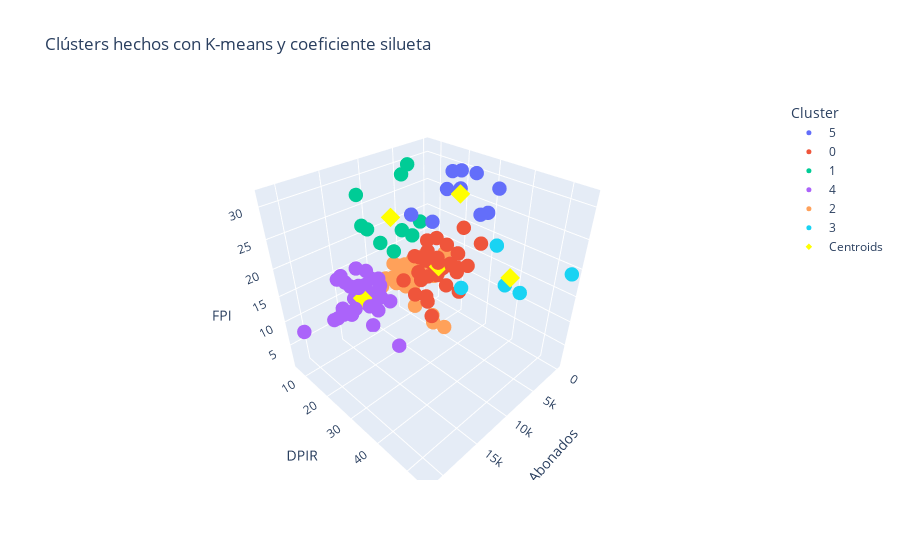

The notebook cell saved with this chart:
### Code cell
fig = px.scatter_3d(data_kmeans_sil, x="Abonados", y="DPIR", z="FPI", color="Cluster", 
                    title='Clústers hechos con K-means y coeficiente silueta')
fig.add_trace(go.Scatter3d(
    x=centers[:, 0],
    y=centers[:, 1],
    z=centers[:, 2],
    mode='markers',
    marker=dict(size=20, color='yellow',symbol='diamond'),
    name='Centroids'
))

fig.update_traces(
    textfont=dict(
        family="Arial",
        size=15,
        color="crimson"  
    ),
    marker=dict(
        size=5,
    )
)
fig.show()

### Figure 1 — Plotly figure (JSON) as saved in the notebook; plotly's stock layout.template omitted (floating-point values rounded to 4 significant figures)
{"data": [{"hovertemplate": "Cluster=5<br>Abonados=%{x}<br>DPIR=%{y}<br>FPI=%{z}<extra></extra>", "legendgroup": "5", "marker": {"color": "#636efa", "size": 5, "symbol": "circle"}, "mode": "markers", "name": "5", "scene": "scene", "showlegend": true, "textfont": {"color": "crimson", "family": "Arial", "size": 15}, "type": "scatter3d", "x": [3756, 7039, 9777, 1012, 6181, 1659, 2762, 2883, 1210, 797], "y": [32.73, 23.86, 22.96, 20.86, 39.04, 34.12, 28.96, 24.41, 18.18, 15.53], "z": [25.97, 24.46, 26.82, 29.87, 28.81, 29.52, 31.47, 28.25, 29.36, 25.61]}, {"hovertemplate": "Cluster=0<br>Abonados=%{x}<br>DPIR=%{y}<br>FPI=%{z}<extra></extra>", "legendgroup": "0", "marker": {"color": "#EF553B", "size": 5, "symbol": "circle"}, "mode": "markers", "name": "0", "scene": "scene", "showlegend": true, "textfont": {"color": "crimson", "family": "Arial", "size": 15}, "type": "scatter3d", "x": [2230, 8644, 6590, 4508, 2496, 5375, 5860, 10473, 6279, 8056, 292, 9000, 12534, 3937, 8121, 7065, 5310, 2685, 9574, 7199, 5556, 483, 4251, 4465, 2756, 3315, 603, 4801, 6226, 2955, 4424, 3952, 2386, 6121, 342], "y": [26.88, 21.12, 18.63, 16.45, 15.52, 15.24, 31.11, 30.16, 29.1, 28.18, 27.54, 26.6, 26.49, 26.44, 26.21, 25.81, 25.42, 24.13, 23.3, 22, 21.82, 21.52, 20.48, 20.08, 20.04, 19.91, 19.9, 17.12, 16.71, 16.68, 15.26, 16.61, 20.74, 19.95, 19.93], "z": [14.23, 18.52, 11.76, 15.82, 17.06, 14.7, 12.69, 18.52, 17.48, 18.88, 17.7, 11.5, 18.08, 17.65, 7.63, 18.54, 11.82, 16.21, 12.3, 9.75, 13.55, 19.44, 13.62, 11.79, 16.99, 12.5, 9.85, 16.09, 12.6, 12.88, 13.47, 13.15, 13.05, 19.7, 10.59]}, {"hovertemplate": "Cluster=1<br>Abonados=%{x}<br>DPIR=%{y}<br>FPI=%{z}<extra></extra>", "legendgroup": "1", "marker": {"color": "#00cc96", "size": 5, "symbol": "circle"}, "mode": "markers", "name": "1", "scene": "scene", "showlegend": true, "textfont": {"color": "crimson", "family": "Arial", "size": 15}, "type": "scatter3d", "x": [8573, 10355, 4980, 11976, 10556, 12032, 5610, 8198, 4772, 4777], "y": [16.38, 12.33, 11.47, 9.81, 7.76, 8.93, 16.17, 11.82, 7.15, 9.64], "z": [22.06, 19.72, 17.98, 23.1, 21.24, 28.17, 22.05, 16.71, 28.31, 30.43]}, {"hovertemplate": "Cluster=4<br>Abonados=%{x}<br>DPIR=%{y}<br>FPI=%{z}<extra></extra>", "legendgroup": "4", "marker": {"color": "#ab63fa", "size": 5, "symbol": "circle"}, "mode": "markers", "name": "4", "scene": "scene", "showlegend": true, "textfont": {"color": "crimson", "family": "Arial", "size": 15}, "type": "scatter3d", "x": [17327, 11346, 14986, 9650, 17360, 11155, 10659, 9407, 14980, 12650, 11528, 11110, 13469, 14855, 12604, 12575, 13457, 15918, 18025, 12545, 21394, 11267, 9973, 10672, 15594, 13481, 10878, 9220, 11162, 16997, 11889, 11815, 15517, 12512], "y": [15.63, 13.36, 13.16, 13.02, 12.74, 9.36, 9.01, 8.21, 7.98, 7.63, 7.63, 7.27, 6.76, 9.32, 7.8, 17.46, 14.93, 14.37, 13.35, 11.56, 11.16, 10.92, 9.1, 8.82, 8.25, 8, 7.7, 7.02, 20.1, 14.3, 13.8, 12.32, 17.34, 9.36], "z": [11.52, 11.62, 9.98, 7.54, 9.76, 12.38, 7.91, 9.37, 15.01, 14.9, 10.75, 13.32, 11.5, 14.05, 11.35, 12.04, 9.96, 9.94, 10.16, 8.4, 9.72, 9.76, 8.6, 8.12, 14.83, 9.32, 1.02, 10.35, 1.11, 12, 7.5, 8.1, 15.95, 9.99]}, {"hovertemplate": "Cluster=2<br>Abonados=%{x}<br>DPIR=%{y}<br>FPI=%{z}<extra></extra>", "legendgroup": "2", "marker": {"color": "#FFA15A", "size": 5, "symbol": "circle"}, "mode": "markers", "name": "2", "scene": "scene", "showlegend": true, "textfont": {"color": "crimson", "family": "Arial", "size": 15}, "type": "scatter3d", "x": [834, 6212, 4855, 779, 4929, 445, 5287, 4722, 3726, 1, 3034, 3904, 1305, 135, 1436, 8859, 6414, 7901, 2807, 2645, 6315, 6768, 5516, 3909, 7153, 5279, 6281, 2168, 5940, 4984, 2964, 4782, 4571, 5149, 4036, 6663, 5252, 8536, 6370], "y": [12.83, 10.99, 10.87, 10.51, 8.42, 8.17, 7.17, 6.72, 6.61, 6.56, 6.35, 11.51, 10.15, 13.9, 8.45, 7.51, 6.63, 6.54, 15.22, 14.58, 14.45, 12.68, 11.9, 11.45, 9.25, 9.24, 8.45, 7.76, 7.8, 6.92, 6.86, 6.66, 23.6, 20.3, 17.5, 16.1, 7.86, 11.61, 7.38], "z": [7.75, 12.6, 7.75, 8.4, 8.4, 7.78, 7.41, 7.71, 7.33, 8, 10.19, 11.91, 7.71, 12.2, 11.17, 8.53, 11.67, 9.36, 9.09, 9.18, 8.79, 8.68, 7.6, 12.27, 8.75, 8.96, 11.66, 9.16, 7.4, 8.26, 10.05, 7.88, 1.22, 1.61, 1.49, 5.29, 8.6, 11.46, 7.52]}, {"hovertemplate": "Cluster=3<br>Abonados=%{x}<br>DPIR=%{y}<br>FPI=%{z}<extra></extra>", "legendgroup": "3", "marker": {"color": "#19d3f3", "size": 5, "symbol": "circle"}, "mode": "markers", "name": "3", "scene": "scene", "showlegend": true, "textfont": {"color": "crimson", "family": "Arial", "size": 15}, "type": "scatter3d", "x": [74, 373, 2916, 3796, 6716], "y": [54.66, 41.81, 40.65, 38.4, 33.44], "z": [19.17, 11.88, 14.85, 22.09, 14.77]}, {"marker": {"color": "yellow", "size": 5, "symbol": "diamond"}, "mode": "markers", "name": "Centroids", "textfont": {"color": "crimson", "family": "Arial", "size": 15}, "type": "scatter3d", "x": [5110.0, 8183.0, 4432.0, 2775, 13180.0, 3708.0], "y": [22.09, 11.15, 10.45, 41.79, 11.14, 26.06], "z": [14.57, 22.98, 8.482, 16.55, 10.23, 28.01]}], "layout": {"legend": {"title": {"text": "Cluster"}, "tracegroupgap": 0}, "scene": {"domain": {"x": [0, 1], "y": [0, 1]}, "xaxis": {"title": {"text": "Abonados"}}, "yaxis": {"title": {"text": "DPIR"}}, "zaxis": {"title": {"text": "FPI"}}}, "title": {"text": "Clústers hechos con K-means y coeficiente silueta"}}}
